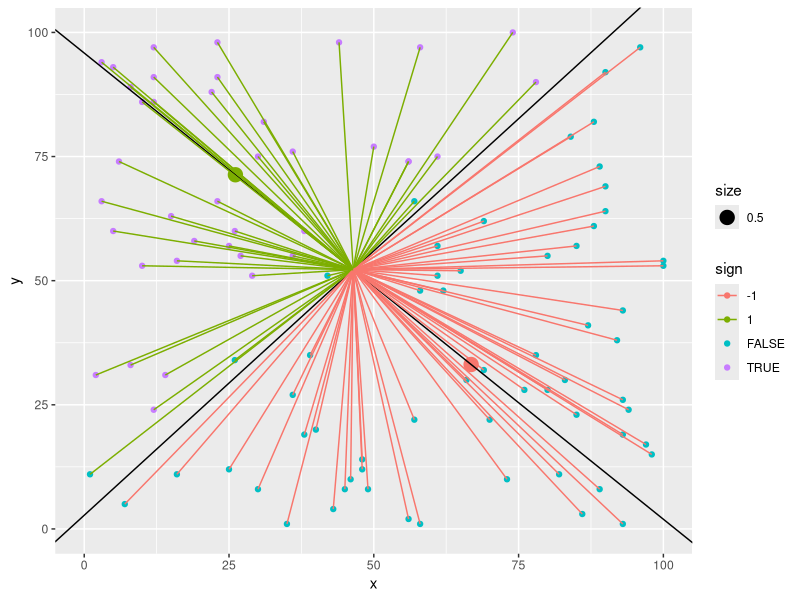

Generate this figure with R:
## ---- chunk 1
library(tidyverse)
library(magrittr)
library(pracma)
x = sample(1:100, 100, replace = TRUE)
y = sample(1:100, 100, replace = TRUE)
sign = y - x > 10

df = data.frame(x = x, y = y, sign = sign)
## ---- chunk 2
ones = df %>% 
  filter(sign) %>% 
  select(-sign) %>% 
  t

negatives = df %>% 
  filter(!sign) %>% 
  select(-sign) %>% 
  t

c_plus = ones %>% 
  rowSums() %>% 
  divide_by(ncol(ones))

c_minus = negatives %>% 
  rowSums() %>% 
  divide_by(ncol(negatives))
## ---- chunk 3
df_mat = df %>% 
  select(-sign)

result = sign(
  dot(t(df_mat)- (c_plus + c_minus)/2, 
  c_plus - c_minus))

sign[sign == 0] = -1
sign == result
## ---- chunk 4

c_vec = (c_plus + c_minus)/2
X3 = c_vec[1]
X4 = c_vec[2]

d = data.frame(cbind(rbind(c_plus, c_minus), X3, X4, c(1, -1)))
colnames(d) = c("X1", "X2", "X3", "X4", "sign")


result_df = data.frame(df_mat, X3, X4)

slope = (c_plus-c_minus)[2]/(c_plus-c_minus)[1]
b = c_plus[2] - c_plus[1]*slope

mid_point = (c_plus + c_minus)/2
perp_slope = -1/slope
mid_b = X4 - X3*perp_slope

ggplot(df, aes(x = x, y = y, colour = sign)) +
  geom_point() +
  geom_point(data = d, aes(x = X1, y = X2, xend = X3, yend = X4, colour = as.character(sign), size = .5 )) +
  geom_abline(intercept = b, slope = slope) +
  geom_abline(intercept = mid_b, slope = perp_slope) +
  xlim(0, 100) +
  ylim(0, 100) +
  geom_segment(data = result_df, aes(x = x, y = y, xend = X3, yend = X4, colour = as.character(result)))
## ---- chunk 5

